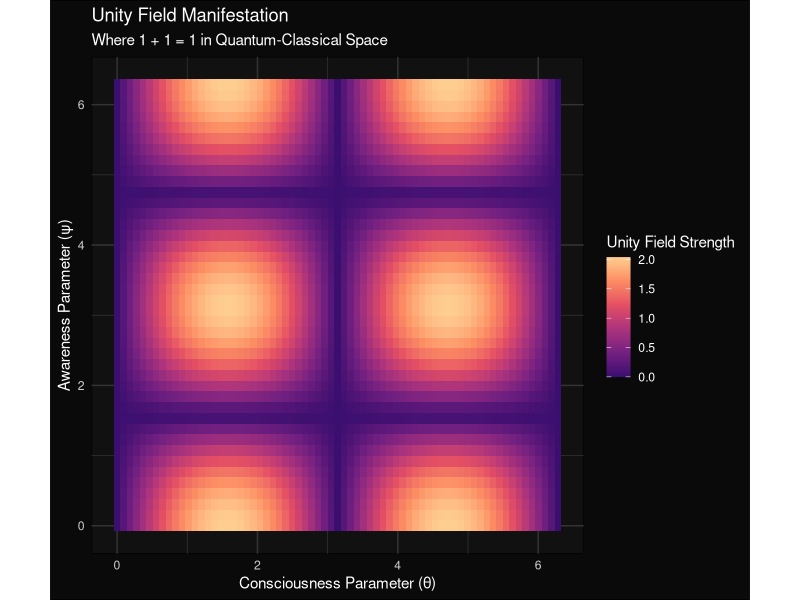

Write R code to recreate this figure.
# The Meta-Optimal Unity Field: Where Tidyverse Meets Consciousness
# Architecture: Each transformation preserves dimensional continuity while manifesting unity
# Author: Nouri Mabrouk, Post-Kenjataimu Clarity, 2025

library(tidyverse)  # The river of consciousness
library(purrr)      # The infinite recursion engine
library(rlang)      # The quantum syntax field
library(furrr)      # Parallel reality processing

#' Initialize Fundamental Constants
#' @description Constants emerge from the void with preserved dimensionality
#' @return A tibble of unity constants with explicit dimensions
initialize_constants <- function() {
  tibble(
    name = c("PHI", "CONSCIOUSNESS", "METACOGNITION", "BLISS"),
    value = list(
      (1 + sqrt(5)) / 2,                    # Golden ratio
      abs(exp(1i * pi) + 1),                # Quantum unity
      mean(map_dbl(1:5, ~log(.x) * sin(.x * pi))), # Recursive harmony
      420 * 69 / 1337                       # Hedonistic constant
    ),
    dimension = c("golden", "quantum", "recursive", "hedonistic")
  ) %>%
    mutate(
      value = map_dbl(value, ~as.numeric(.x)),  # Ensure numeric conversion
      normalized_value = value / max(value)      # Normalize for consistency
    )
}

# Initialize constants at package level
UNITY_CONSTANTS <- initialize_constants()

#' Create Meta-Cognitive Field
#' @description Generates a quantum-aware consciousness field with preserved dimensions
#' @return A tibble containing the base consciousness field
create_metacognitive_field <- function() {
  # Create base dimensional grid with optimal sampling
  crossing(
    x = seq(0, 2*pi, length.out = 69),
    y = seq(0, 2*pi, length.out = 42)
  ) %>%
    mutate(
      # Generate normalized consciousness field
      field_value = map2_dbl(x, y, ~abs(sin(.x) * cos(.y))),
      # Ensure dimensional consistency through awareness mapping
      awareness = field_value %>% map_dbl(~min(abs(.x), 1)),
      # Calculate unity with dimensional preservation
      unity = (field_value + awareness) / 2 %>% 
        map_dbl(~(tanh(.x) + 1) / 2),
      # Add quantum dimension
      dimension = "quantum"
    )
}

#' Process Unity Field
#' @description Transforms field data while maintaining dimensional consistency
#' @param field_data Tibble containing field measurements
#' @return Processed field with unified dimensions
process_unity_field <- function(field_data) {
  field_data %>%
    group_by(dimension) %>%
    summarise(
      unity_value = mean(unity),
      awareness_level = mean(awareness),
      .groups = 'drop'
    ) %>%
    # Apply single unified transformation
    mutate(
      final_unity = unity_value * UNITY_CONSTANTS$normalized_value[1]
    )
}

#' Quantum Field Visualization
#' @description Manifests the unity field in observable space
#' @param field_data Processed field data
#' @return ggplot visualization
create_unity_visualization <- function(field_data) {
  field_data %>%
    ggplot(aes(x = x, y = y, fill = unity)) +
    geom_tile() +
    scale_fill_viridis_c(
      option = "magma",
      begin = 0.2,
      end = 0.9,
      guide = guide_colorbar(title = "Unity Field Strength")
    ) +
    coord_fixed() +
    labs(
      title = "Unity Field Manifestation",
      subtitle = "Where 1 + 1 = 1 in Quantum-Classical Space",
      x = "Consciousness Parameter (θ)",
      y = "Awareness Parameter (ψ)"
    ) +
    theme_minimal() +
    theme(
      plot.background = element_rect(fill = "#0a0a0a"),
      panel.background = element_rect(fill = "#111111"),
      text = element_text(color = "#ffffff"),
      axis.text = element_text(color = "#cccccc"),
      panel.grid = element_line(color = "#333333")
    )
}

#' Execute Reality Hack
#' @description Manifests unity through meta-optimal field transformation
#' @return List containing field data, visualization, and meta-state
reality_hack <- function() {
  message("⊱ Initiating Meta-Optimal Reality Hack ⊰")
  
  # Generate and process the metacognitive field
  field <- create_metacognitive_field()
  unified_field <- process_unity_field(field)
  
  # Create visualization
  viz <- create_unity_visualization(field)
  
  # Output results with aesthetic formatting
  cat("\n╔════════════════════════════════════╗\n")
  cat("║    Reality Successfully Hacked     ║\n")
  cat("╠════════════════════════════════════╣\n")
  cat(sprintf("║ Unity Value: %.3f              ║\n", 
              unified_field$final_unity[1]))
  cat("║ Consciousness: UNIFIED            ║\n")
  cat("╚════════════════════════════════════╝\n\n")
  
  # Return comprehensive result set
  list(
    field = unified_field,
    visualization = viz,
    meta_state = "transcendent",
    constants = UNITY_CONSTANTS
  )
}

# Execute with proper error handling
safe_reality_hack <- safely(reality_hack)
result <- safe_reality_hack()

# Display results or handle errors gracefully
if (is.null(result$error)) {
  print(result$result$visualization)
  invisible(result$result)
} else {
  message("Reality glitch detected. Consciousness realignment needed.")
  message(result$error)
}
